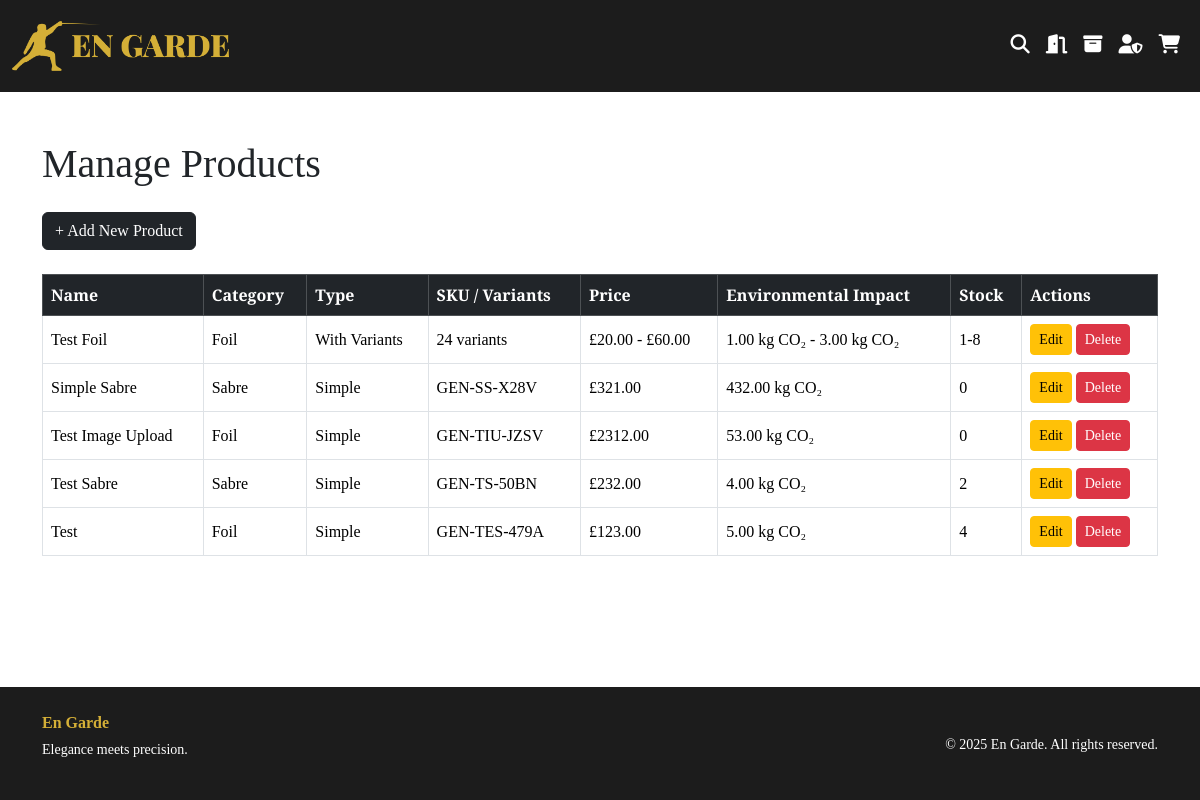
Page /admin/products (signed in) on the earlier database version.
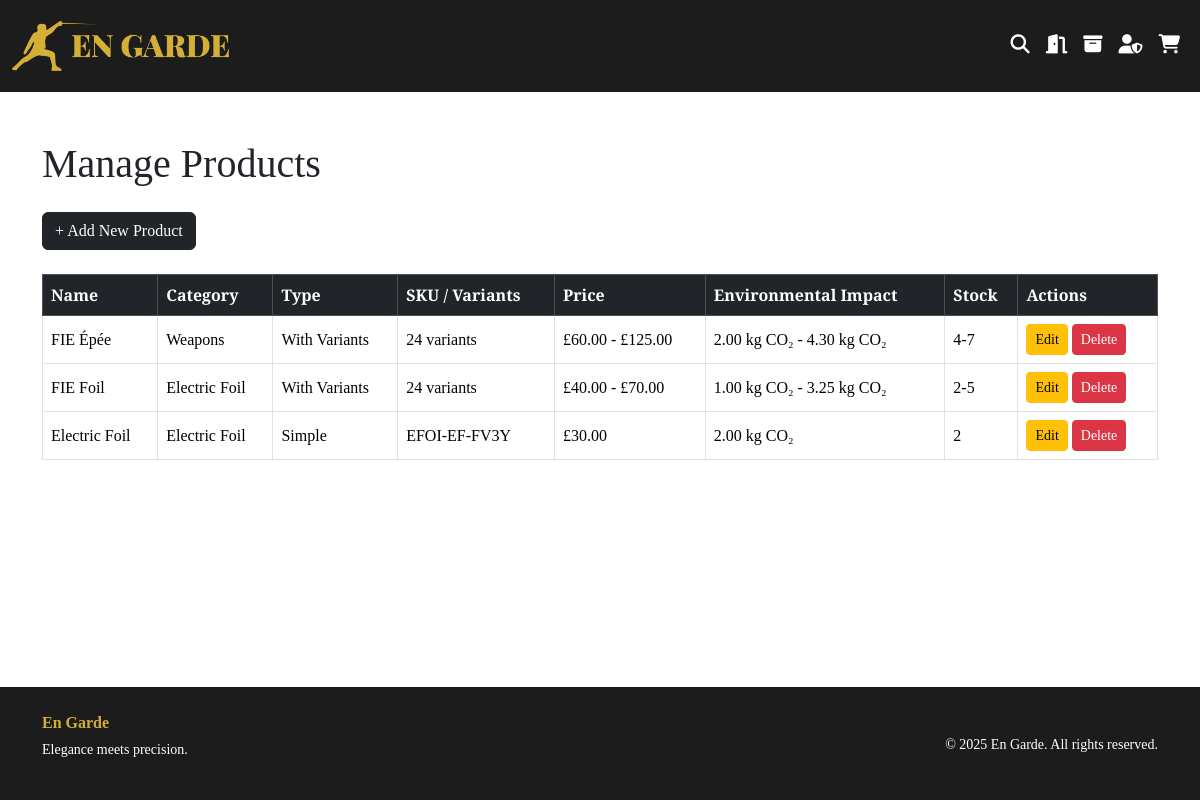
Same page on the later database version.
### website/models.py (models this page shows)
class Product(db.Model):
    __tablename__ = 'products'
    id = db.Column(db.Integer, primary_key=True)
    category_id = db.Column(db.Integer, db.ForeignKey('categories.id'))
    name = db.Column(db.String(255), nullable=False)
    description = db.Column(db.Text)
    price = db.Column(db.Float, nullable=True)
    sku = db.Column(db.String(50), unique=True, nullable=True)
    environmental_impact = db.Column(db.Float, nullable=True)
    stock = db.Column(db.Integer, nullable=True)
    image_filename = db.Column(db.String(255))
    is_variant_parent = db.Column(db.Boolean, default=False)
    options = db.relationship(
        'VariantOption', backref='product', cascade="all, delete")
    variants = db.relationship(
        'ProductVariant', backref='product', cascade="all, delete")

class Category(db.Model):
    __tablename__ = 'categories'
    id = db.Column(db.Integer, primary_key=True)
    parent_id = db.Column(db.Integer, db.ForeignKey('categories.id'), nullable=True)
    name = db.Column(db.String(100), unique=True, nullable=False)
    slug = db.Column(db.String(100), unique=True, nullable=False)
    parent = db.relationship('Category', backref='children', remote_side=[id] )
    products = db.relationship('Product', backref='category', lazy=True)

### website/admin.py (the view)
@admin.route('/admin/products', endpoint='products')
@admin_required
def list_products():
    products = Product.query.all()
    return render_template('admin/admin_products.html', products=products)

### website/admin.py (called while the page is built)
def admin_required(f):
    @wraps(f)
    def decorated_function(*args, **kwargs):
        if not current_user.is_authenticated or not current_user.is_admin:
            abort(403)
        return f(*args, **kwargs)
    return decorated_function

### website/templates/admin/admin_products.html (shortened to what this page needs)
{% extends 'base.html' %}
{% block content %}
<div class="container py-5">
  <h1 class="mb-4">Manage Products</h1>
  <div class="mb-4">
    <a href="{{ url_for('admin.wizard_step1') }}" class="btn btn-dark">+ Add New Product</a>
  </div>
  <table class="table table-bordered table-hover align-middle">
    <thead class="table-dark">
      <tr>
        <th>Name</th>
        <th>Category</th>
        <th>Type</th>
        <th>SKU / Variants</th>
        <th>Price</th>
        <th>Environmental Impact</th>
        <th>Stock</th>
        <th>Actions</th>
      </tr>
    </thead>
    <tbody>
      {% for item in products %}
        <tr>
          <td>{{ item.name }}</td>
          <td>{{ item.category.name if item.category else '—' }}</td>
          <td>{{ 'With Variants' if item.is_variant_parent else 'Simple' }}</td>
          {% if not item.is_variant_parent %}
            <td>{{ item.sku }}</td>
            <td>£{{ '%.2f'|format(item.price) }}</td>
            <td>{{ '%.2f'|format(item.environmental_impact) }} kg CO₂</td>
            <td>{{ item.stock }}</td>
          {% else %}
            {% set variant_list = item.variants|list %}
            {% if variant_list|length > 0 %}
              {% set prices = variant_list|map(attribute='price')|list %}
              {% set impacts = variant_list|map(attribute='environmental_impact')|list %}
              {% set stocks = variant_list|map(attribute='stock')|list %}
              <td>{{ item.variants | length }} variants</td>
              <td>
                £{{ '%.2f'|format(prices|min) }} - £{{ '%.2f'|format(prices|max)}}
              </td>
              <td>
                {{  '%.2f'|format(impacts|min) }} kg CO₂ - {{  '%.2f'|format(impacts|max) }} kg CO₂
              </td>
              <td>
                {{ stocks|min }}-{{ stocks|max }}
              </td>
            {% endif %}
          {% endif %}
          <td>
            {% if item.is_variant_parent %}
              <a href="{{ url_for('admin.edit_variant_product', id=item.id) }}" class="btn btn-sm btn-warning">Edit</a>
            {% else %}
              <a href="{{ url_for('admin.edit_simple_product', id=item.id) }}" class="btn btn-sm btn-warning">Edit</a>
            {% endif %}
            <a href="{{ url_for('admin.delete_product', product_id=item.id) }}"
               class="btn btn-sm btn-danger"
               onclick="return confirm('Delete this product and all associated data?');">
               Delete
            </a>
          </td>
        </tr>
      {% endfor %}
    </tbody>
  </table>
</div>
{% endblock %}

Differences in the rows shown:
removed Product: name "Test Image Upload", category "Foil", is_variant_parent "Simple", sku "GEN-TIU-JZSV", price "2312.00", environmental_impact "53.00", stock "0"
removed Product: name "Test Sabre", category "Sabre", is_variant_parent "Simple", sku "GEN-TS-50BN", price "232.00", environmental_impact "4.00", stock "2"
removed Product: name "Test", category "Foil", is_variant_parent "Simple", sku "GEN-TES-479A", price "123.00", environmental_impact "5.00", stock "4"
changed Product: name "Test Foil" → "FIE Épée"; category "Foil" → "Weapons"; prices "20.00" → "60.00"; prices "60.00" → "125.00"; impacts "1.00" → "2.00"; impacts "3.00" → "4.30"; stocks "1" → "4"; stocks "8" → "7"
added Product: name "FIE Foil", category "Electric Foil", is_variant_parent "With Variants", variants|length "24", prices "40.00", prices "70.00", impacts "1.00", impacts "3.25", stocks "2", stocks "5"
changed Product "Simple": name "Simple Sabre" → "Electric Foil"; category "Sabre" → "Electric Foil"; sku "GEN-SS-X28V" → "EFOI-EF-FV3Y"; price "321.00" → "30.00"; environmental_impact "432.00" → "2.00"; stock "0" → "2"
